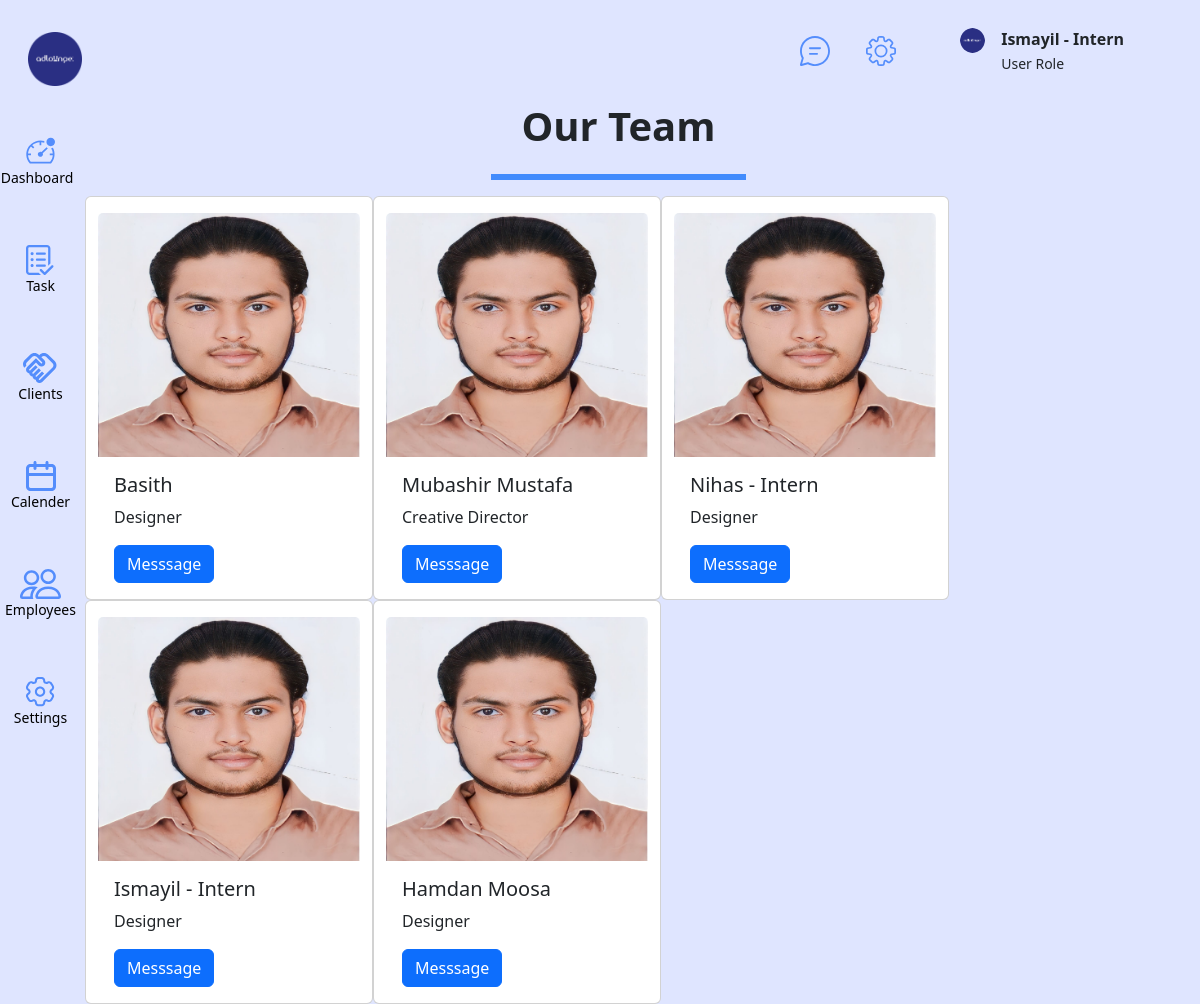
Page /employees/ (signed in) on the committed database.
### base/models.py (models this page shows, shortened)
class Employee(models.Model):
    user = models.OneToOneField(User, null=True, blank=True, on_delete=models.CASCADE)
    name = models.CharField(max_length=200)
    position = models.CharField(max_length=200)
    profile_pic = models.ImageField(default="companylogo.png",null=True, blank=True)

### base/views.py (the view)
# urls.py: path('employees/', views.employees, name='employees'),
@login_required(login_url='login')
def employees(request):
    employeesUsers = Employee.objects.all()
    context = {'employeesUsers':employeesUsers}
    return render(request, 'base/employees.html', context)

### base/templates/base/employees.html
{% extends "base/main.html" %}
{% load static %}
{% block content %}
<div class="container-fluid" style="display: flex; flex-direction: column; justify-content: center; align-items: center; align-content: center;">
  <h1><b>Our Team</b></h1>
  <hr class="border border-primary border-3 opacity-75 w-25">
</div>
<div class="row">
  {% for employeesUser in employeesUsers %}
    <div class="card pt-3" style="width: 18rem;">
      <img src="{% static "images/HamdanProfilePhoto.jpg" %}" class="card-img-top" alt="user_photo">
      <div class="card-body">
        <h5 class="card-title">{{employeesUser.name}}</h5>
        <p class="card-text">{{employeesUser.position}}</p>
        <a href="#" class="btn btn-primary">Messsage</a>
      </div>
    </div>
  {% endfor %}
</div>
{% endblock content %}

### base/templates/base/main.html (shortened to what this page needs)
<!DOCTYPE html>
<html lang="en">
{% load static %}
<head>
    <link rel="stylesheet" type="text/css" href="{% static "styles/main.css" %}">
    <link href="https://cdn.jsdelivr.net/npm/bootstrap@5.3.1/dist/css/bootstrap.min.css" rel="stylesheet">
</head>
<body style="background-color: #dfe5ff;">
    <div class="topnav container-fluid row">
        <a href="" class="logo col">
            <img src="{% static "images/companylogo.png" %}" height="70px" alt="Logo">
        </a>
        <div class="profile col">
            <div class="topnav_buttons">
                <a href="{% url "test" %}">
                    <img src="{% static "images/chat-icon.svg" %}" alt="chat">
                </a>
                <a href="">
                    <img src="{% static "images/message-icon.svg" %}" alt="Message">
                </a>
            </div>
            <div class="topnav_profile">
                {% include "base/navprofile.html" %}
            </div>
        </div>
    </div>
    <div class="mainpage row me-5">
        <div class="sidenav col-1 container-fluid">
            <div class="section_button">
                <div class="dashboard sidenav_buttons">
                    <a href="">
                        <img src="{% static "images/dashboard-icon.svg" %}" alt="">
                        <p>Dashboard</p>
                    </a>
                </div>
            </div>
            <div class="section_button">
                <div class="task sidenav_buttons">
                    <a href="{% url "manageTasks" %}">
                        <img src="{% static "images/task-icon.svg" %}" alt="Task">
                        <p>Task</p>
                    </a>
                </div>
            </div>
            <div class="section_button">
                <div class="clients sidenav_buttons">
                    <a href="">
                        <img src="{% static "images/clients-icon.svg" %}" alt="Clients">
                        <p>Clients</p>
                    </a>
                </div>
            </div>
            <div class="section_button">
                <div class="calender sidenav_buttons">
                    <a href="">
                        <img src="{% static "images/calender-icon.svg" %}" alt="Calender">
                        <p>Calender</p>
                    </a>
                </div>
            </div>
            <div class="section_button">
                <div class="employees sidenav_buttons">
                    <a href="{% url "employees" %}">
                        <img src="{% static "images/employees-icon.svg" %}" alt="Employees">
                        <p>Employees</p>
                    </a>
                </div>
            </div>
            <div class="section_button">
                <div class="settings sidenav_buttons">
                    <a href="">
                        <img src="{% static "images/settings-icon.svg" %}" alt="Settings">
                        <p>Settings</p>
                    </a>
                </div>
            </div>
        </div>
        <div class="content col-11 container-fluid">
            {% block content %}
            {% endblock content %}
        </div>
    </div>
</body>
</html>

### base/templates/base/navprofile.html
{% load static %}
{% if request.user.is_authenticated %}
    <div class="photo">
        <div class="user_photo" >
            <img src="{{request.user.employee.profile_pic.url}}" alt="Profile photo" style="border-radius: 70%; height: 25px;">
        </div>
    </div>
    <div class="user_name">
        <p><b>{{request.user.employee.name}}</b></p>
        <small>User Role</small>
    </div>
{% else %}
    <div>
        <a href="{% url "login" %}">Login</a>
    </div>
{% endif %}

### base/static/styles/main.css (style rules this page uses)
* { padding: 0; margin: 0; }
.topnav { padding: 1em; }
.logo > img { padding: 1em 0 0 1em; }
.profile { display: flex; flex-direction: row; flex-wrap: wrap; justify-content: end; align-items: center; margin: 0 1.5em 0 0; }
.topnav_buttons { padding: 0 2em 0 0; }
.topnav_buttons >* { padding: 0 2em 0 0; color: #dfe5ff; }
.topnav_buttons > a > img { width: 30px; }
.topnav_profile { display: flex; flex-direction: row; flex-wrap: nowrap; }
.section_button { margin: 0.5em 0 0 0.5em; display: flex; justify-content: center; align-items: center; height: 100px; border-radius: 1em; }
.sidenav { margin: 0 0 0 1em; }
.sidenav_buttons { text-align: center; margin: 1em; padding: 1em; font-size: 14px; font-weight: 500; }
.sidenav_buttons > a { text-decoration: none; color: black; }
.sidenav_buttons > a > img { height: 30px; margin: 1.5em 0 0 0; }
.dashboard > a > p { margin-left: -0.5em; }
.user_photo > img { border-radius: 50%; }
.topnav_profile >* { margin: 0 1em 0 0; }
.user_name > p { margin: 0; }

### rows in the picture
Employee: name "Basith", position "Designer"
Employee: name "Mubashir Mustafa", position "Creative Director"
Employee: name "Nihas - Intern", position "Designer"
Employee: name "Ismayil - Intern", position "Designer"
Employee: name "Hamdan Moosa", position "Designer"

### other values in the picture
{{ request.user.employee.name }} "Ismayil - Intern"
